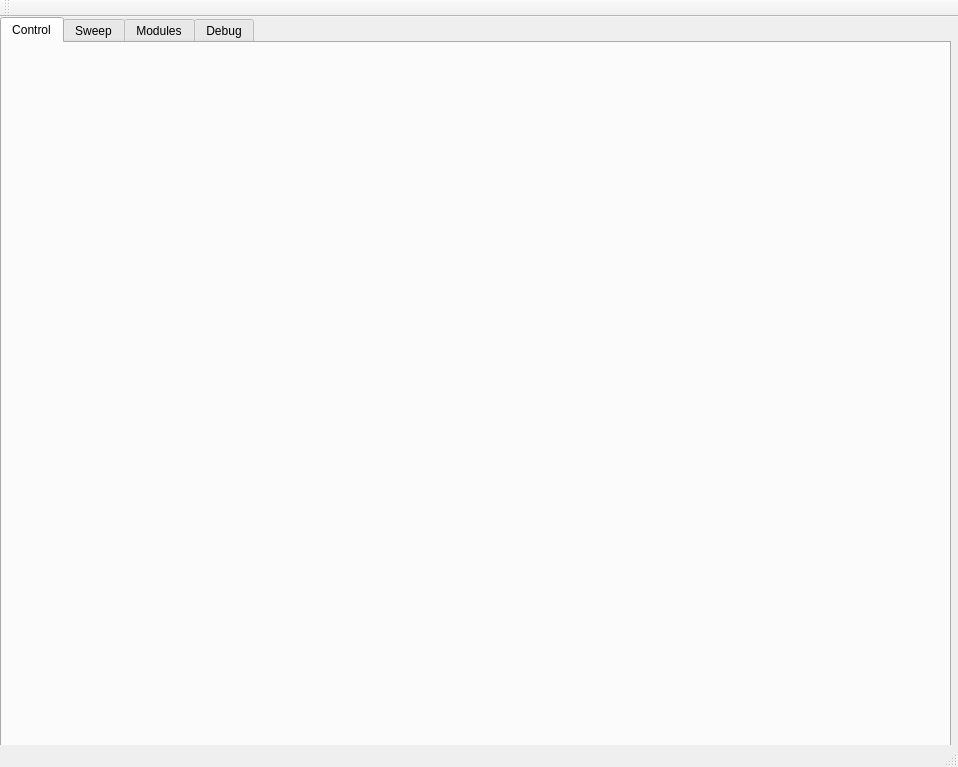
<?xml version="1.0" encoding="UTF-8"?>
<ui version="4.0">
 <class>MainWindow</class>
 <widget class="QMainWindow" name="MainWindow">
  <property name="geometry">
   <rect>
    <x>0</x>
    <y>0</y>
    <width>958</width>
    <height>767</height>
   </rect>
  </property>
  <property name="windowTitle">
   <string>MainWindow</string>
  </property>
  <widget class="QWidget" name="centralWidget">
   <widget class="QTabWidget" name="MainWidget">
    <property name="geometry">
     <rect>
      <x>0</x>
      <y>0</y>
      <width>951</width>
      <height>831</height>
     </rect>
    </property>
    <property name="currentIndex">
     <number>0</number>
    </property>
    <widget class="QWidget" name="ControlWidget">
     <attribute name="title">
      <string>Control</string>
     </attribute>
    </widget>
    <widget class="QWidget" name="SweepWidget">
     <attribute name="title">
      <string>Sweep</string>
     </attribute>
    </widget>
    <widget class="QWidget" name="ModulesWidget">
     <attribute name="title">
      <string>Modules</string>
     </attribute>
    </widget>
    <widget class="QWidget" name="DebugWidget">
     <attribute name="title">
      <string>Debug</string>
     </attribute>
     <widget class="QGroupBox" name="groupBox">
      <property name="geometry">
       <rect>
        <x>0</x>
        <y>0</y>
        <width>251</width>
        <height>131</height>
       </rect>
      </property>
      <property name="title">
       <string>GENERIC READ/WRITE</string>
      </property>
      <widget class="QLabel" name="addressLabel">
       <property name="geometry">
        <rect>
         <x>10</x>
         <y>20</y>
         <width>54</width>
         <height>12</height>
        </rect>
       </property>
       <property name="text">
        <string>Address:</string>
       </property>
      </widget>
      <widget class="QLabel" name="label_2">
       <property name="geometry">
        <rect>
         <x>10</x>
         <y>40</y>
         <width>54</width>
         <height>12</height>
        </rect>
       </property>
       <property name="text">
        <string>Data:</string>
       </property>
      </widget>
      <widget class="QLineEdit" name="addressLineEdit">
       <property name="geometry">
        <rect>
         <x>60</x>
         <y>20</y>
         <width>71</width>
         <height>20</height>
        </rect>
       </property>
      </widget>
      <widget class="QLineEdit" name="dataLineEdit">
       <property name="geometry">
        <rect>
         <x>60</x>
         <y>40</y>
         <width>71</width>
         <height>20</height>
        </rect>
       </property>
      </widget>
      <widget class="QLineEdit" name="lineEdit_3">
       <property name="geometry">
        <rect>
         <x>60</x>
         <y>60</y>
         <width>71</width>
         <height>20</height>
        </rect>
       </property>
      </widget>
      <widget class="QPushButton" name="writeBtn">
       <property name="geometry">
        <rect>
         <x>160</x>
         <y>50</y>
         <width>75</width>
         <height>23</height>
        </rect>
       </property>
       <property name="text">
        <string>Write</string>
       </property>
      </widget>
      <widget class="QPushButton" name="readBtn">
       <property name="geometry">
        <rect>
         <x>160</x>
         <y>80</y>
         <width>75</width>
         <height>23</height>
        </rect>
       </property>
       <property name="text">
        <string>Read</string>
       </property>
      </widget>
     </widget>
     <widget class="QGroupBox" name="groupBox_2">
      <property name="geometry">
       <rect>
        <x>0</x>
        <y>140</y>
        <width>251</width>
        <height>561</height>
       </rect>
      </property>
      <property name="title">
       <string>GroupBox</string>
      </property>
      <widget class="QCheckBox" name="checkBox">
       <property name="geometry">
        <rect>
         <x>20</x>
         <y>40</y>
         <width>71</width>
         <height>16</height>
        </rect>
       </property>
       <property name="text">
        <string>CheckBox</string>
       </property>
      </widget>
      <widget class="QCheckBox" name="checkBox_2">
       <property name="geometry">
        <rect>
         <x>20</x>
         <y>70</y>
         <width>71</width>
         <height>16</height>
        </rect>
       </property>
       <property name="text">
        <string>CheckBox</string>
       </property>
      </widget>
      <widget class="QCheckBox" name="checkBox_3">
       <property name="geometry">
        <rect>
         <x>20</x>
         <y>100</y>
         <width>71</width>
         <height>16</height>
        </rect>
       </property>
       <property name="text">
        <string>CheckBox</string>
       </property>
      </widget>
      <widget class="QCheckBox" name="checkBox_4">
       <property name="geometry">
        <rect>
         <x>20</x>
         <y>130</y>
         <width>71</width>
         <height>16</height>
        </rect>
       </property>
       <property name="text">
        <string>CheckBox</string>
       </property>
      </widget>
      <widget class="QCheckBox" name="checkBox_5">
       <property name="geometry">
        <rect>
         <x>20</x>
         <y>160</y>
         <width>71</width>
         <height>16</height>
        </rect>
       </property>
       <property name="text">
        <string>CheckBox</string>
       </property>
      </widget>
     </widget>
     <widget class="QGroupBox" name="groupBox_3">
      <property name="geometry">
       <rect>
        <x>250</x>
        <y>540</y>
        <width>681</width>
        <height>161</height>
       </rect>
      </property>
      <property name="title">
       <string>GroupBox</string>
      </property>
      <widget class="QPushButton" name="sendDataBtn">
       <property name="geometry">
        <rect>
         <x>560</x>
         <y>30</y>
         <width>101</width>
         <height>111</height>
        </rect>
       </property>
       <property name="text">
        <string> 发送</string>
       </property>
      </widget>
      <widget class="QTextEdit" name="sendDataText">
       <property name="geometry">
        <rect>
         <x>0</x>
         <y>10</y>
         <width>531</width>
         <height>141</height>
        </rect>
       </property>
      </widget>
     </widget>
     <widget class="QTableWidget" name="tableWidget">
      <property name="geometry">
       <rect>
        <x>260</x>
        <y>10</y>
        <width>681</width>
        <height>531</height>
       </rect>
      </property>
      <property name="layoutDirection">
       <enum>Qt::LeftToRight</enum>
      </property>
      <property name="showGrid">
       <bool>true</bool>
      </property>
      <property name="gridStyle">
       <enum>Qt::SolidLine</enum>
      </property>
      <property name="sortingEnabled">
       <bool>false</bool>
      </property>
      <property name="wordWrap">
       <bool>true</bool>
      </property>
      <property name="rowCount">
       <number>29</number>
      </property>
      <property name="columnCount">
       <number>3</number>
      </property>
      <attribute name="horizontalHeaderVisible">
       <bool>false</bool>
      </attribute>
      <attribute name="horizontalHeaderDefaultSectionSize">
       <number>100</number>
      </attribute>
      <attribute name="horizontalHeaderHighlightSections">
       <bool>true</bool>
      </attribute>
      <attribute name="verticalHeaderVisible">
       <bool>false</bool>
      </attribute>
      <attribute name="verticalHeaderDefaultSectionSize">
       <number>18</number>
      </attribute>
      <row/>
      <row/>
      <row/>
      <row/>
      <row/>
      <row/>
      <row/>
      <row/>
      <row/>
      <row/>
      <row/>
      <row/>
      <row/>
      <row/>
      <row/>
      <row/>
      <row/>
      <row/>
      <row/>
      <row/>
      <row/>
      <row/>
      <row/>
      <row/>
      <row/>
      <row/>
      <row/>
      <row/>
      <row/>
      <column/>
      <column/>
      <column/>
     </widget>
    </widget>
   </widget>
  </widget>
  <widget class="QToolBar" name="mainToolBar">
   <attribute name="toolBarArea">
    <enum>TopToolBarArea</enum>
   </attribute>
   <attribute name="toolBarBreak">
    <bool>false</bool>
   </attribute>
  </widget>
  <widget class="QStatusBar" name="statusBar"/>
 </widget>
 <layoutdefault spacing="6" margin="11"/>
 <resources/>
 <connections/>
</ui>
